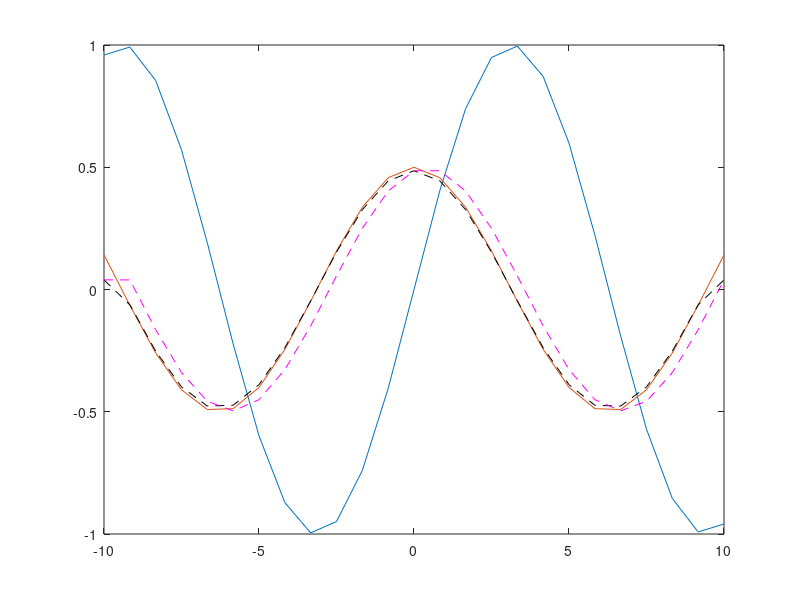

This chart was generated by the following MATLAB code:
%% Some examples of numerical differentiation
lx=25;
x=linspace(-10,10,lx)';
y=sin(0.5*x);
yprime=0.5*cos(0.5*x);

figure;
plot(x,y);
hold on;
plot(x,yprime);


%% Compute a numerical derivative
%second order, centered
dy_dx=zeros(lx,1);
dx=x(2)-x(1);

%forward difference at the beginning
dy_dx(1)=(y(2)-y(1))/dx;

%centered difference on the interior
for ix=2:lx-1
    dy_dx(ix)=(y(ix+1)-y(ix-1))/2/dx;
end %for

%backward difference at the end
dy_dx(lx)=(y(lx)-y(lx-1))/dx;

plot(x,dy_dx,'k--')


%first order (backward)
%backward difference 

%interior
for ix=2:lx
    dy_dx(ix)=(y(ix)-y(ix-1))/dx;
end %for
dy_dx(1)=dy_dx(2);

plot(x,dy_dx,'m--')


%% Some examples of numerical integration
